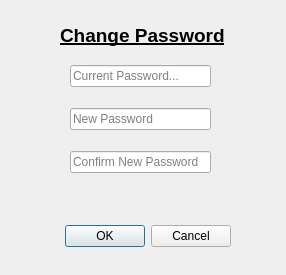
<?xml version="1.0" encoding="UTF-8"?>
<ui version="4.0">
 <class>ChangePassword</class>
 <widget class="QDialog" name="ChangePassword">
  <property name="geometry">
   <rect>
    <x>0</x>
    <y>0</y>
    <width>286</width>
    <height>275</height>
   </rect>
  </property>
  <property name="windowTitle">
   <string>Dialog</string>
  </property>
  <widget class="QDialogButtonBox" name="buttonBox">
   <property name="geometry">
    <rect>
     <x>50</x>
     <y>220</y>
     <width>181</width>
     <height>32</height>
    </rect>
   </property>
   <property name="orientation">
    <enum>Qt::Horizontal</enum>
   </property>
   <property name="standardButtons">
    <set>QDialogButtonBox::Cancel|QDialogButtonBox::Ok</set>
   </property>
  </widget>
  <widget class="QWidget" name="layoutWidget">
   <property name="geometry">
    <rect>
     <x>70</x>
     <y>50</y>
     <width>141</width>
     <height>141</height>
    </rect>
   </property>
   <layout class="QVBoxLayout" name="verticalLayout">
    <item>
     <widget class="QLineEdit" name="current">
      <property name="echoMode">
       <enum>QLineEdit::Password</enum>
      </property>
      <property name="placeholderText">
       <string>Current Password...</string>
      </property>
     </widget>
    </item>
    <item>
     <widget class="QLineEdit" name="newpassword">
      <property name="echoMode">
       <enum>QLineEdit::Password</enum>
      </property>
      <property name="placeholderText">
       <string>New Password</string>
      </property>
     </widget>
    </item>
    <item>
     <widget class="QLineEdit" name="confirm">
      <property name="echoMode">
       <enum>QLineEdit::Password</enum>
      </property>
      <property name="placeholderText">
       <string>Confirm New Password</string>
      </property>
     </widget>
    </item>
   </layout>
  </widget>
  <widget class="QLabel" name="label">
   <property name="geometry">
    <rect>
     <x>60</x>
     <y>20</y>
     <width>181</width>
     <height>31</height>
    </rect>
   </property>
   <property name="font">
    <font>
     <pointsize>14</pointsize>
     <weight>75</weight>
     <bold>true</bold>
     <underline>true</underline>
    </font>
   </property>
   <property name="text">
    <string>Change Password</string>
   </property>
  </widget>
 </widget>
 <resources/>
 <connections>
  <connection>
   <sender>buttonBox</sender>
   <signal>accepted()</signal>
   <receiver>ChangePassword</receiver>
   <slot>accept()</slot>
   <hints>
    <hint type="sourcelabel">
     <x>248</x>
     <y>254</y>
    </hint>
    <hint type="destinationlabel">
     <x>157</x>
     <y>274</y>
    </hint>
   </hints>
  </connection>
  <connection>
   <sender>buttonBox</sender>
   <signal>rejected()</signal>
   <receiver>ChangePassword</receiver>
   <slot>reject()</slot>
   <hints>
    <hint type="sourcelabel">
     <x>316</x>
     <y>260</y>
    </hint>
    <hint type="destinationlabel">
     <x>286</x>
     <y>274</y>
    </hint>
   </hints>
  </connection>
 </connections>
</ui>
